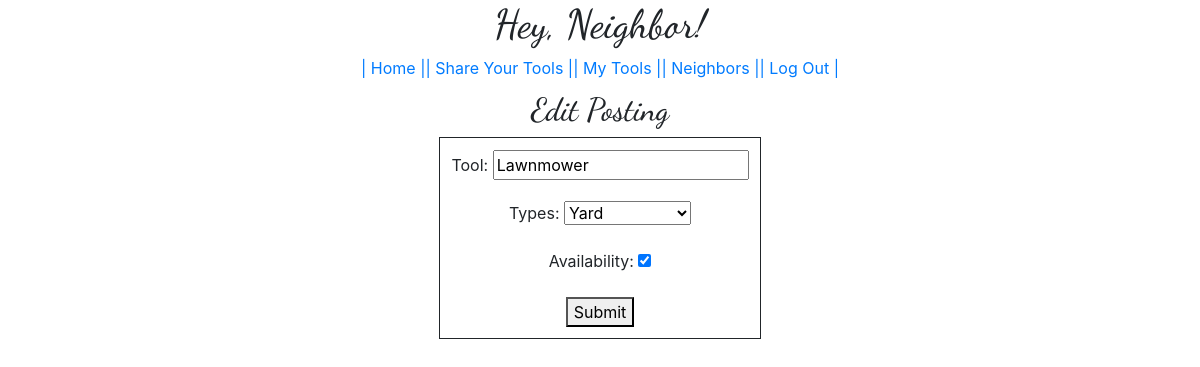
Screenshot of /2/edittool/ (signed in) with the database file from the repository.
### hey_neighbor/models.py (models this page shows, shortened)
class Tool(models.Model):
    AVAILABLE_TYPES = [
    ('YARD', 'Yard'),
    ('WOODWORKING', 'Woodworking'),
    ('PLUMBING', 'Plumbing'),
    ('AUTO', 'Auto')
    ]
    owner = models.ForeignKey(User, on_delete=models.CASCADE)
    tool = models.CharField(max_length=255, default='')
    types = models.CharField(max_length=255, choices=AVAILABLE_TYPES, default='YARD')
    date_posted = models.DateTimeField('Date Posted', default=timezone.now)
    availability = models.BooleanField(default=False)

### hey_neighbor/views.py (the view)
# urls.py: path('<int:pk>/edittool/', views.EditView.as_view(), name='edit_tool'),
class EditView(LoginRequiredMixin, generic.UpdateView):
    model = Tool
    fields = ['tool', 'types', 'availability']
    template_name= 'hey_neighbor/edit.html'
    success_url = reverse_lazy('hey_neighbor:my_tool')

### hey_neighbor/templates/hey_neighbor/edit.html (shortened to what this page needs)
{% extends 'hey_neighbor/base.html' %}
{% block content %}
<div class='row justify-content-center'>
  <h2 class='heads'>Edit Posting</h2>
</div>
<section class='row justify-content-center'>
  <form class='posting' method='post'>
    {{form.as_p}}
    <button>Submit</button>
  </form>
</section>
{% endblock %}

### hey_neighbor/static/hey_neighbor/base.css (style rules this page uses)
body { box-sizing: border-box; background-color: red; }
.heads { font-family: 'Dancing Script', cursive; }
.posting { padding: 1%; text-align: center; border: solid 1px; }

### rows the page displays
Tool: tool "Lawnmower", types "Yard", availability "☑"
